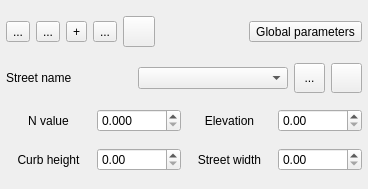
<?xml version="1.0" encoding="UTF-8"?>
<ui version="4.0">
 <class>f2d_widget</class>
 <widget class="QWidget" name="f2d_widget">
  <property name="geometry">
   <rect>
    <x>0</x>
    <y>0</y>
    <width>368</width>
    <height>189</height>
   </rect>
  </property>
  <property name="minimumSize">
   <size>
    <width>250</width>
    <height>0</height>
   </size>
  </property>
  <property name="windowTitle">
   <string>FLO-2D Widget</string>
  </property>
  <layout class="QVBoxLayout" name="verticalLayout">
   <property name="leftMargin">
    <number>6</number>
   </property>
   <property name="topMargin">
    <number>6</number>
   </property>
   <property name="rightMargin">
    <number>6</number>
   </property>
   <property name="bottomMargin">
    <number>6</number>
   </property>
   <item>
    <layout class="QHBoxLayout" name="horizontalLayout_7">
     <item>
      <widget class="QToolButton" name="create_street">
       <property name="toolTip">
        <string>Add street line</string>
       </property>
       <property name="text">
        <string>...</string>
       </property>
       <property name="icon">
        <iconset>
         <normaloff>../img/mActionCaptureLine.svg</normaloff>../img/mActionCaptureLine.svg</iconset>
       </property>
       <property name="iconSize">
        <size>
         <width>24</width>
         <height>24</height>
        </size>
       </property>
      </widget>
     </item>
     <item>
      <widget class="QToolButton" name="save_changes_btn">
       <property name="toolTip">
        <string>Save current street</string>
       </property>
       <property name="text">
        <string>...</string>
       </property>
       <property name="icon">
        <iconset>
         <normaloff>../img/mActionSaveAllEdits.svg</normaloff>../img/mActionSaveAllEdits.svg</iconset>
       </property>
       <property name="iconSize">
        <size>
         <width>24</width>
         <height>24</height>
        </size>
       </property>
      </widget>
     </item>
     <item>
      <widget class="QToolButton" name="schema_streets">
       <property name="toolTip">
        <string>Schematize streets</string>
       </property>
       <property name="text">
        <string>+</string>
       </property>
       <property name="icon">
        <iconset>
         <normaloff>../img/schematize_streets.svg</normaloff>../img/schematize_streets.svg</iconset>
       </property>
       <property name="iconSize">
        <size>
         <width>24</width>
         <height>24</height>
        </size>
       </property>
      </widget>
     </item>
     <item>
      <widget class="QToolButton" name="delete_street_btn">
       <property name="toolTip">
        <string>Delete current street</string>
       </property>
       <property name="text">
        <string>...</string>
       </property>
       <property name="icon">
        <iconset>
         <normaloff>../img/mActionDeleteSelected.svg</normaloff>../img/mActionDeleteSelected.svg</iconset>
       </property>
       <property name="iconSize">
        <size>
         <width>24</width>
         <height>24</height>
        </size>
       </property>
      </widget>
     </item>
     <item>
      <widget class="QToolButton" name="revert_changes_btn">
       <property name="maximumSize">
        <size>
         <width>60</width>
         <height>16777215</height>
        </size>
       </property>
       <property name="toolTip">
        <string>Revert unsaved changes for current street</string>
       </property>
       <property name="text">
        <string/>
       </property>
       <property name="icon">
        <iconset>
         <normaloff>../img/mActionUndo.svg</normaloff>../img/mActionUndo.svg</iconset>
       </property>
       <property name="iconSize">
        <size>
         <width>24</width>
         <height>24</height>
        </size>
       </property>
      </widget>
     </item>
     <item>
      <spacer name="horizontalSpacer_4">
       <property name="orientation">
        <enum>Qt::Horizontal</enum>
       </property>
       <property name="sizeHint" stdset="0">
        <size>
         <width>40</width>
         <height>20</height>
        </size>
       </property>
      </spacer>
     </item>
     <item>
      <widget class="QToolButton" name="global_params">
       <property name="toolTip">
        <string>Set global street parameters</string>
       </property>
       <property name="text">
        <string>Global parameters</string>
       </property>
       <property name="iconSize">
        <size>
         <width>30</width>
         <height>30</height>
        </size>
       </property>
      </widget>
     </item>
    </layout>
   </item>
   <item>
    <layout class="QHBoxLayout" name="horizontalLayout_2">
     <property name="bottomMargin">
      <number>0</number>
     </property>
     <item>
      <widget class="QLabel" name="label">
       <property name="toolTip">
        <string>&lt;html&gt;&lt;head/&gt;&lt;body&gt;&lt;p&gt;&lt;span style=&quot; font-weight:600;&quot;&gt;STNAME&lt;/span&gt;&lt;/p&gt;&lt;p&gt;Character name of the street&lt;/p&gt;&lt;p&gt;Up to 15 characters can be used.&lt;/p&gt;&lt;p&gt;The street name is not used in the model.&lt;/p&gt;&lt;p&gt;No spaces allowed.&lt;/p&gt;&lt;p&gt;Range: Alpha Numeric&lt;/p&gt;&lt;/body&gt;&lt;/html&gt;</string>
       </property>
       <property name="text">
        <string>Street name</string>
       </property>
      </widget>
     </item>
     <item>
      <spacer name="horizontalSpacer">
       <property name="orientation">
        <enum>Qt::Horizontal</enum>
       </property>
       <property name="sizeHint" stdset="0">
        <size>
         <width>40</width>
         <height>20</height>
        </size>
       </property>
      </spacer>
     </item>
     <item>
      <widget class="QComboBox" name="street_name_cbo">
       <property name="minimumSize">
        <size>
         <width>150</width>
         <height>0</height>
        </size>
       </property>
       <property name="toolTip">
        <string>&lt;html&gt;&lt;head/&gt;&lt;body&gt;&lt;p&gt;STNAME&lt;/p&gt;&lt;/body&gt;&lt;/html&gt;</string>
       </property>
      </widget>
     </item>
     <item>
      <widget class="QToolButton" name="change_street_name_btn">
       <property name="minimumSize">
        <size>
         <width>31</width>
         <height>30</height>
        </size>
       </property>
       <property name="maximumSize">
        <size>
         <width>31</width>
         <height>30</height>
        </size>
       </property>
       <property name="toolTip">
        <string>&lt;html&gt;&lt;head/&gt;&lt;body&gt;&lt;p&gt;Rename the selected street.&lt;/p&gt;&lt;/body&gt;&lt;/html&gt;</string>
       </property>
       <property name="text">
        <string>...</string>
       </property>
       <property name="icon">
        <iconset>
         <normaloff>../img/change_name.svg</normaloff>../img/change_name.svg</iconset>
       </property>
      </widget>
     </item>
     <item>
      <widget class="QToolButton" name="street_center_btn">
       <property name="sizePolicy">
        <sizepolicy hsizetype="Preferred" vsizetype="Fixed">
         <horstretch>0</horstretch>
         <verstretch>0</verstretch>
        </sizepolicy>
       </property>
       <property name="minimumSize">
        <size>
         <width>31</width>
         <height>30</height>
        </size>
       </property>
       <property name="toolTip">
        <string>&lt;html&gt;&lt;head/&gt;&lt;body&gt;&lt;p&gt;Lock into the selected street.&lt;/p&gt;&lt;/body&gt;&lt;/html&gt;</string>
       </property>
       <property name="text">
        <string/>
       </property>
       <property name="icon">
        <iconset>
         <normaloff>../img/eye-svgrepo-com.svg</normaloff>../img/eye-svgrepo-com.svg</iconset>
       </property>
       <property name="checkable">
        <bool>true</bool>
       </property>
       <property name="checked">
        <bool>false</bool>
       </property>
      </widget>
     </item>
    </layout>
   </item>
   <item>
    <layout class="QHBoxLayout" name="horizontalLayout_8">
     <property name="bottomMargin">
      <number>0</number>
     </property>
     <item>
      <widget class="QLabel" name="label_n">
       <property name="toolTip">
        <string>&lt;html&gt;&lt;head/&gt;&lt;body&gt;&lt;p&gt;&lt;span style=&quot; font-weight:600;&quot;&gt;STMAN(L)&lt;/span&gt;&lt;/p&gt;&lt;p&gt;(dimensionless)&lt;/p&gt;&lt;p&gt;Optional spatially variable street n-value within a given grid element.&lt;/p&gt;&lt;p&gt;STMAN(L) supercedes the STRMAN value.&lt;/p&gt;&lt;p&gt;If STMAN(L) = 0, the global value STRMAN will be assigned to the grid element street segment.&lt;/p&gt;&lt;p&gt;Range: 0.01 - 0.25&lt;/p&gt;&lt;/body&gt;&lt;/html&gt;</string>
       </property>
       <property name="text">
        <string>N value</string>
       </property>
       <property name="alignment">
        <set>Qt::AlignCenter</set>
       </property>
      </widget>
     </item>
     <item>
      <widget class="QDoubleSpinBox" name="spin_n">
       <property name="toolTip">
        <string>&lt;html&gt;&lt;head/&gt;&lt;body&gt;&lt;p&gt;STMAN(L)&lt;/p&gt;&lt;/body&gt;&lt;/html&gt;</string>
       </property>
       <property name="decimals">
        <number>3</number>
       </property>
       <property name="minimum">
        <double>0.000000000000000</double>
       </property>
       <property name="maximum">
        <double>0.250000000000000</double>
       </property>
       <property name="singleStep">
        <double>0.010000000000000</double>
       </property>
      </widget>
     </item>
     <item>
      <widget class="QLabel" name="label_e">
       <property name="toolTip">
        <string>&lt;html&gt;&lt;head/&gt;&lt;body&gt;&lt;p&gt;ELSTR(L) &lt;/p&gt;&lt;p&gt;&lt;br/&gt;&lt;/p&gt;&lt;p&gt;Optional street elevation (ft or m). This elevation will supercede the flood plain grid element elevation. If ELSTR(L) = 0, the model will assign the street elevation as the grid element elevation, FP(I,6) minus the curb height DEPEX(L) or DEPX to the street elevation ELSTR(L) &lt;/p&gt;&lt;p&gt;&lt;br/&gt;&lt;/p&gt;&lt;/body&gt;&lt;/html&gt;</string>
       </property>
       <property name="text">
        <string>Elevation</string>
       </property>
       <property name="alignment">
        <set>Qt::AlignCenter</set>
       </property>
      </widget>
     </item>
     <item>
      <widget class="QDoubleSpinBox" name="spin_e">
       <property name="toolTip">
        <string>&lt;html&gt;&lt;head/&gt;&lt;body&gt;&lt;p&gt;ELSTR(L) &lt;/p&gt;&lt;/body&gt;&lt;/html&gt;</string>
       </property>
       <property name="decimals">
        <number>2</number>
       </property>
       <property name="maximum">
        <double>30000.000000000000000</double>
       </property>
       <property name="singleStep">
        <double>0.100000000000000</double>
       </property>
      </widget>
     </item>
    </layout>
   </item>
   <item>
    <layout class="QHBoxLayout" name="horizontalLayout">
     <property name="bottomMargin">
      <number>0</number>
     </property>
     <item>
      <widget class="QLabel" name="label_h">
       <property name="toolTip">
        <string>&lt;html&gt;&lt;head/&gt;&lt;body&gt;&lt;p&gt;&lt;span style=&quot; font-weight:600;&quot;&gt;DEPEX(L)&lt;/span&gt;&lt;/p&gt;&lt;p&gt;(ft or m)&lt;/p&gt;&lt;p&gt;Optional curb height for individual grid elements that supercedes the global curb height DEPX. Set DEPEX(L) = 0.0 to use DEPX.&lt;/p&gt;&lt;p&gt;Range:&lt;/p&gt;&lt;p&gt;0.01 - 2 ft&lt;/p&gt;&lt;p&gt;0.25 - 0.6 m&lt;/p&gt;&lt;/body&gt;&lt;/html&gt;</string>
       </property>
       <property name="text">
        <string>Curb height</string>
       </property>
       <property name="alignment">
        <set>Qt::AlignCenter</set>
       </property>
      </widget>
     </item>
     <item>
      <widget class="QDoubleSpinBox" name="spin_h">
       <property name="toolTip">
        <string>&lt;html&gt;&lt;head/&gt;&lt;body&gt;&lt;p&gt;DEPEX(L)&lt;/p&gt;&lt;/body&gt;&lt;/html&gt;</string>
       </property>
       <property name="decimals">
        <number>2</number>
       </property>
       <property name="minimum">
        <double>0.000000000000000</double>
       </property>
       <property name="maximum">
        <double>2.000000000000000</double>
       </property>
       <property name="singleStep">
        <double>0.010000000000000</double>
       </property>
      </widget>
     </item>
     <item>
      <widget class="QLabel" name="label_w">
       <property name="text">
        <string>Street width</string>
       </property>
       <property name="alignment">
        <set>Qt::AlignCenter</set>
       </property>
      </widget>
     </item>
     <item>
      <widget class="QDoubleSpinBox" name="spin_w">
       <property name="decimals">
        <number>2</number>
       </property>
       <property name="maximum">
        <double>1000.000000000000000</double>
       </property>
      </widget>
     </item>
    </layout>
   </item>
  </layout>
 </widget>
 <resources/>
 <connections/>
</ui>
